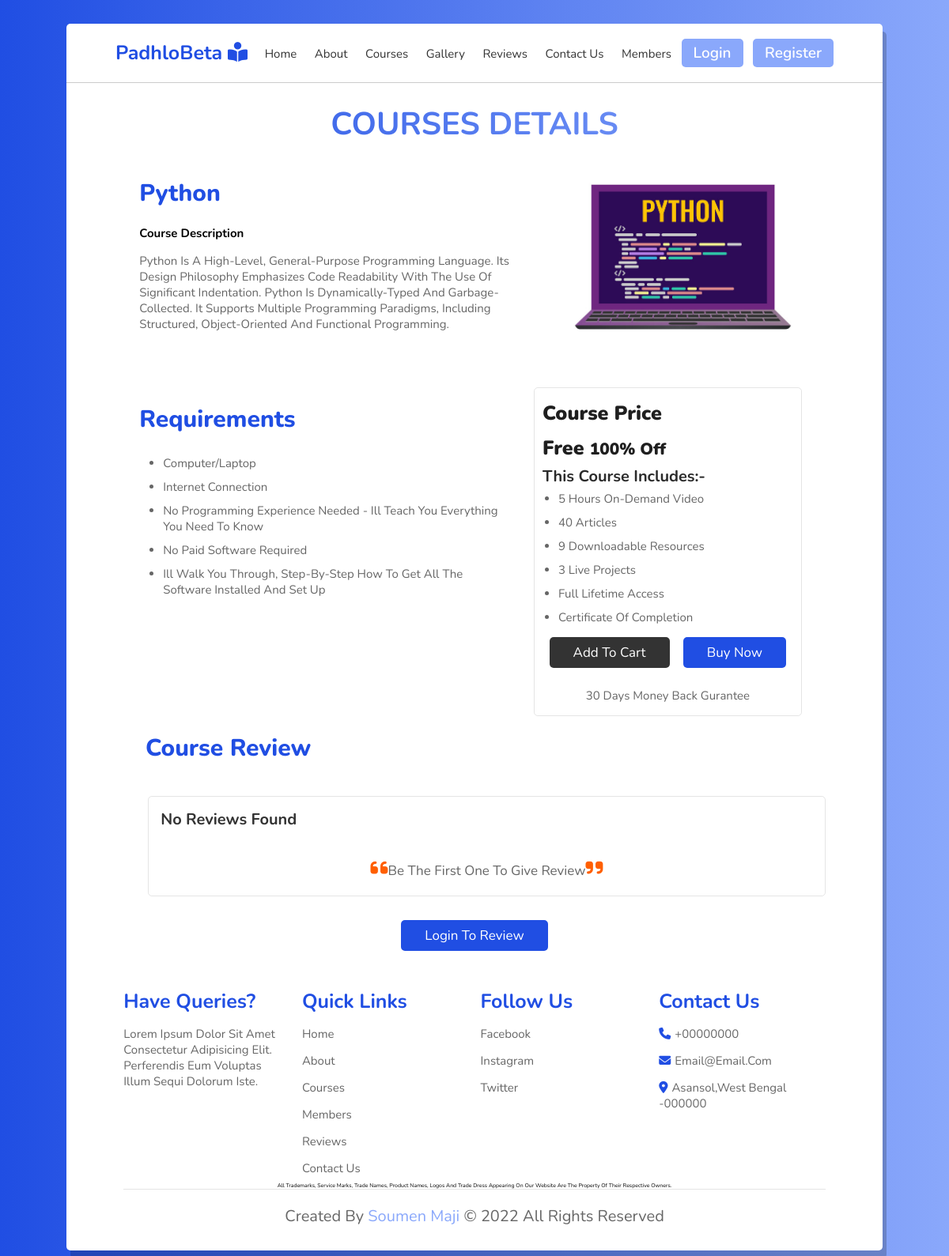
/course-details.php?cid=3, run on the app's committed database.
### tables this page shows
CREATE TABLE `courses` (
  `course_id` int(11) NOT NULL,
  `name` varchar(255) NOT NULL,
  `path` varchar(255) NOT NULL,
  `description` varchar(2550) NOT NULL,
  `rating` int(1) NOT NULL,
  `price` int(5) DEFAULT NULL,
  `duration` int(10) NOT NULL DEFAULT 6
);

### course-details.php (the view, shortened to what this page needs)
<!DOCTYPE html>
<html lang="en">
<head>
    <link rel="stylesheet" href="style.css">
    <link rel="stylesheet" href="https://cdnjs.cloudflare.com/ajax/libs/font-awesome/6.1.1/css/all.min.css">
</head>
<body>
    <div class="container">
        <?php include 'header.php' ?>
        <h1 class="heading">Courses Details </h1>
        <?php
        include 'dbconnect.php';
        $course_id=$_GET['cid'];
        $sql="SELECT * FROM `courses` WHERE `course_id`='$course_id'";
        $result=mysqli_query($conn,$sql);
        while ($row = mysqli_fetch_assoc($result)) {
            $course_name=$row['name'];
            $course_desc=$row['description'];
            $course_path=$row['path'];
            $course_price=$row['price'];
            if($course_price==0){
                $course_price="Free";
            }
            else{
                $course_price="₹".$course_price;
            }
       echo' <section class="course-details">
            <div class="course-cont">
                <h2 class="course-heading">'.$course_name.'</h2>
                <h4 class="course-description">Course Description</h4>
                <p>'.$course_desc.'</p>
            </div>
            <div class="course-img">
            <img src="'.$course_path.''.$course_id.'.jpg" alt="">
            </div>
        </section>
        <section class="course-details">
            <div class="course-cont">
                <h2 class="course-heading">Requirements</h2>
                <ul>
                    <li>Computer/Laptop</li>
                    <li>Internet Connection</li>
                    <li>No programming experience needed - I'.'ll teach you everything you need to know</li>
                    <li>No paid software required</li>
                    <li>I'.'ll walk you through, step-by-step how to get all the software installed and set up</li>
                </ul>
            </div>
            <div class="course-img course">
                <div class="box">
                    <p class="course-price">Course Price</p>
                    <p class="course-price">'.$course_price.' <small>100% off<small></p>';
                }
                ?>
        <div class="course-includes">
            <h4>This Course Includes:-</h4>
            <ul>
                <li>5 hours on-demand video</li>
                <li>40 articles</li>
                <li>9 downloadable resources</li>
                <li>3 live projects</li>
                <li>Full lifetime access</li>
                <li>Certificate of completion</li>
            </ul>
        </div>
        <div class="buttons-cart">
            <a href="#" class="btn">Add To Cart</a>
            <a href="#" class="btn bn">Buy Now</a>
        </div>
        <p class="text-center">30 days Money Back Gurantee</p>
    </div>
    </div>
    </section>
    <h2 class="course-heading-review">Course Review</h2>
    <section class="review course-review">
        <?php
             $found=false;
        if(!$found){
            echo '<div class="box">
            <div class="students">
                <div class="students-info">
              <div class="info text-center">
                 <h3 class="">No Reviews Found</h3>
                  <span></span>
              </div>
          </div>
      </div>
      <p class="text"><i class="fas fa-quote-left"></i>Be the First one to give Review<i class="fas fa-quote-right"></i></p>
  </div>';
        }
    ?>
    </section>
    <?php
        $course_id=$_GET['cid'];
    if(isset($_SESSION['loggedin'])&& $_SESSION['loggedin']==true){
echo '<div class="all-courses reviews-all">
<a onclick='."popup('course-review-popup')".' class="btn bn">Add Review</a>
</div>
<div class="popup-container" id="course-review-popup">
<div class=" popup">
  <form action="index.php" method="POST">
     <h2><span>Reviews</span>
    <button type="reset" onclick='."popup('course-review-popup')".'>X</button>
    </h2>
    <select id="course-id-input" name="course-id-input">
      <option  value='."$course_id".'>'.$course_id.'</option>
    </select>
    <textarea style="border:1px solid gray;resize: none; display:flex;" name="course-review-content" id="" placeholder="Enter Your review Here" cols="30" rows="5"></textarea>
    <br>
    <div class="review-rating-range">
    <label for="rating">Give Your Rating</label><br>
    <input type="range" id="rating" min="1" max="5" name="course-rating" list="review-rating" />
    <datalist id="review-rating">
      <option value="1" label="1"></option>
      <option value="2" label="2"></option>
      <option value="3" label="3"></option>
      <option value="4" label="4"></option>
      <option value="5" label="5"></option>
    </datalist>
    </div>
    <button class="login-btn" type="submit" name="course-review-submit">Submit</button>
  </form>
</div>
</div>'; }
else{
    echo '<div class="all-courses reviews-all">
    <a onclick='."popup('login-popup')".' class="btn bn">Login To Review</a>
</div>';
}
?>
    <?php include 'footer.php' ?>
    </div>
</body>
</html>

### style.css (style rules this page uses)
:root { --blue: #204ee3; --light-blue: #8aa8fb; --gradient: linear-gradient(90deg, var(--blue), var(--light-blue)); }
* { font-family: "Nunito", sans-serif; margin: 0; padding: 0; box-sizing: border-box; outline: none; border: none; text-decoration: none; text-transform: capitalize; transition: all 0.2s ease-out; }
html { font-size: 62.5%; scroll-behavior: smooth; overflow-x: hidden; }
body { background: var(--gradient); padding: 3rem 7%; padding-bottom: 9rem; }
.container { background: #fff; border-radius: 0.5rem; box-shadow: 0.5rem 1rem rgba(0, 0, 0, 0.2); }
.reviews-all { display: flex; justify-content: space-around!important; }
.course-heading { color: var(--blue); font-size: 3rem; font-weight: 800; margin-bottom: 2rem; }
.course-description { font-size: 1.5rem; margin-bottom: 1rem; }
.course-details { display: flex; flex-wrap: wrap; gap: 1.5rem; }
.course-details .course-img { flex: 1 1 35rem; }
.course-details .course-img img { width: 100%; }
.course-details .course-cont { flex: 1 1 50rem; padding: 2rem; }
.course-details .course-cont p { color: #666; font-size: 1.5rem; padding: 0.5rem 0; }
.course-details .course-cont ul { padding-left: 3rem; }
.course-details .course-cont ul li { font-size: 1.5rem; padding: 0.5rem 0; color: #666; }
.course-details .course-img .course-price { font-size: 2.5rem; font-weight: 900; color: rgb(31, 31, 31); }
.text-center { text-align: center !important; }
.buttons-cart { justify-content: space-around; display: flex; margin-bottom: 2rem; }
.bn { background-color: var(--blue) !important; }
.course-includes h4 { color: rgb(43, 43, 43); font-size: 2rem; }
.course-includes ul { padding-left: 2rem; }
.course-includes ul li { font-size: 1.5rem; padding: 0.5rem 0; color: #666; }
section { padding: 2rem 7%; }
.btn { display: inline-block; margin-top: 1rem; padding: 0.8rem 3rem; border-radius: 0.5rem; background: #333; color: #fff; cursor: pointer; font-size: 1.7rem; }
.heading { color: transparent; background: var(--gradient); background-clip: text; -webkit-background-clip: text; padding: 0 1rem; padding-top: 2.5rem; text-align: center; font-size: 4rem; text-transform: uppercase; }
.course { display: flex; flex-wrap: wrap; gap: 1.5rem; }
.course .box { flex: 1 1 30rem; border-radius: 0.5rem; border: 0.1rem solid rgba(0, 0, 0, 0.1); padding: 1rem; position: relative; }
.course .box p { color: #666; font-size: 1.5rem; padding: 0.5rem 0; }
.all-courses { text-align: center; margin-bottom: 2rem; }
.review { display: flex; flex-wrap: wrap; gap: 1.5rem; }
.review .box { border-radius: 0.5rem; border: 0.1rem solid rgba(0, 0, 0, 0.1); padding: 1rem; flex: 1 1 30rem; }
.review .box .students { display: flex; align-items: center; justify-content: space-between; }
.review .box .students .students-info { display: flex; align-items: center; }
.review .box .students .students-info h3 { font-size: 2rem; color: #333; padding: 0.5rem; }
.review .box .students .students-info span { font-size: 1.5rem; color: var(--light-blue); padding: 0.5rem; }
.review .box .text { padding: 1rem 0; font-size: 1.7rem; color: #666; text-align: center; }
.review .box .text i { color: #ff5f01; font-size: 2.5rem; }
.course-heading-review { color: var(--blue); font-size: 3rem; font-weight: 800; margin-bottom: 2rem; padding-left: 10rem; }
.course-review { padding-left:10% ; }

### data on the page
courses: name "Python", description "Python Is A High-Level, General-Purpose Programming Language. Its Design Philosophy Emphasizes Code Readability With The Use Of Significant Indentation. Python Is Dynamically-Typed And Garbage-Collected. It Supports Multiple Programming Paradigms, Including Structured, Object-Oriented And Functional Programming.", path (picture), price "Free"
